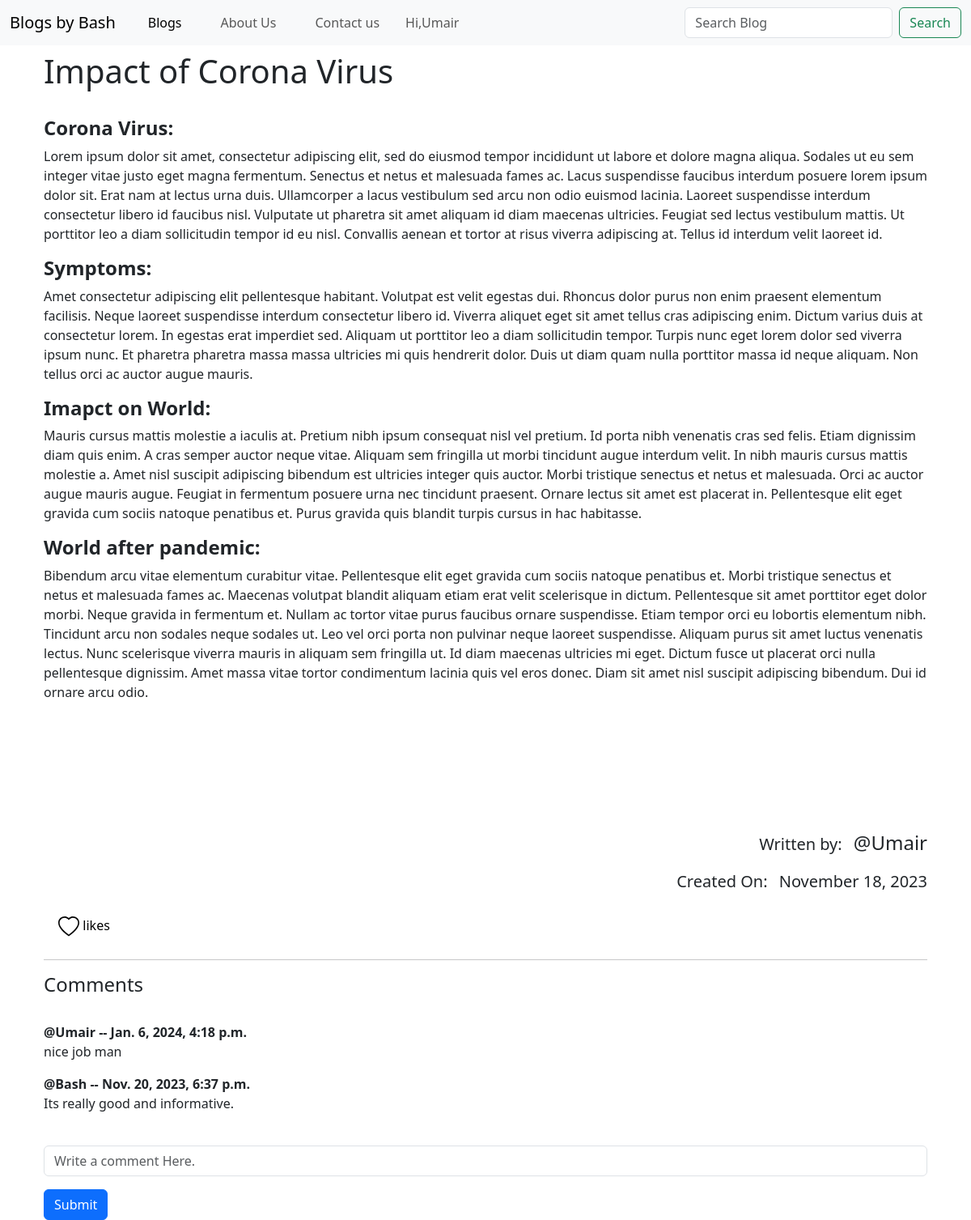
The app's page /Blogs_post/2/ (signed in) with its own data.
### Blog_Website/models.py (models this page shows, shortened)
class Post(models.Model):
    title = models.CharField(max_length=255)
    tag = models.CharField(max_length=50)
    description = HTMLField()
    auther = models.CharField(max_length=50)
    date_created = models.DateTimeField(auto_now_add=True)
    likes = models.ManyToManyField(User , related_name='post')
    class Meta:
        ordering = ['-date_created']

class Comments(models.Model):
    post = models.ForeignKey(Post , on_delete= models.CASCADE , null=True)
    cmt = models.TextField()
    name = models.CharField(max_length=50 , default="Anonymous")
    date_cmt = models.DateTimeField(auto_now_add=True)
    class Meta:
        ordering = ['-date_cmt']

### Blog_Website/views.py (the view, shortened to what this page needs)
# urls.py: path('Blogs_post/<str:pk>/', views.DescView, name='desc'),
def DescView(request, pk):
    post = Post.objects.filter(id = pk).first()
    comments= Comments.objects.filter(post=post)
    context = {'post': post , 'comments': comments}
    return render(request, 'detail.html', context)

### Blog_Website/templates/detail.html (shortened to what this page needs)
{% extends 'navbar.html' %}
{% block content %}
<!DOCTYPE html>
<html lang="en">
<head>
    <div class="container">
    <link href="https://cdn.jsdelivr.net/npm/bootstrap@5.3.2/dist/css/bootstrap.min.css"
     rel="stylesheet"
>
</head>
<body>
    <div class="container">
        <h1 >{{ post.title }}</h1>
        <br>
        {{ post.description | safe}}
        <br>
        <div class="col-md-12 text-end">
            <p style="display: inline-block; margin-right: 10px; font-size: 20px;">Written by:</p>
            <h4 style="display: inline-block; margin: 0;">@{{ post.auther }}</h4>
        </div>
        <div class="col-md-12 text-end">
            <p style="display: inline-block; margin-right: 10px; font-size: 20px;">Created On:</p>
            <p style="display: inline-block; margin: 0; font-size: 20px;">{{post.date_created|date:"F j, Y"}}</p>
        </div>
        <div class="like-container">
            <form action="" method="POST">
                <button type="submit">
                     likes
                </button>
            </form>
        </div>
        <div>
            <hr>
            <h4>Comments</h4>
            <br>
                  {% for c in comments %}
                    <strong>@{{c.name}} -- {{c.date_cmt}}</strong>
                    <br>
                    <p>{{c.cmt}}</p>
                  {% endfor %}
            <form action="" method="post">
                <div class="mb-3">
                    <input type="text" class="form-control" id="comment" name="comment" placeholder="Write a comment Here.">
                </div>
                <button type="submit" class="btn btn-primary">Submit</button>
            </form>
    </div>
        </div>
</body>
</html>
{% endblock %}

### Blog_Website/templates/main.html (shortened to what this page needs)
<!DOCTYPE html>
<html lang="en">
<head>
    <link href="https://cdn.jsdelivr.net/npm/bootstrap@5.3.2/dist/css/bootstrap.min.css"
     rel="stylesheet"
>
</head>
<body>
    <div>
        <nav class="navbar navbar-expand-lg bg-body-tertiary">
            <div class="container-fluid">
              <a class="navbar-brand" href="{% url 'home' %}">Blogs by Bash</a>
              <div class="collapse navbar-collapse" id="navbarSupportedContent">
                <ul class="navbar-nav me-auto mb-2 mb-lg-0">
                  <li class="nav-item" {% block Blogsavtive %}  {% endblock Blogsavtive %}>
                    <a class=" mx-3 nav-link active" aria-current="page" href="{% url 'Blogs' %}">Blogs</a>
                  </li>
                  <li class="nav-item" {% block Aboutavtive %}  {% endblock Aboutavtive %}>
                    <a class="mx-3 nav-link" href="{% url 'About' %}">About Us</a>
                  </li>
                  <li class="nav-item" {% block contactavtive %}  {% endblock contactavtive %}>
                    <a class="mx-3 nav-link" href="{% url 'contact' %}">Contact us</a>
                  </li>
                  <li class="nav-item">
                    <a class="mx-3 nav-link ms-auto">Hi,{{user}}</a>
                  </li>
                </ul>
                <form class="d-flex" role="search" method="post" action="{% url 'Search_post' %}">
                  <input class="form-control me-2" type="search" placeholder="Search Blog"
                   aria-label="Search" name="sp">
                  <button class="btn btn-outline-success" type="submit">Search</button>
                </form>
              </div>
            </div>
          </nav>
    </div>
</body>
</html>

### Blog_Website/templates/detail.html (style rules this page uses)
.like-container { width: 100px; height: auto; padding: 10px 10px 10px 10px; display: flex; align-items: center; justify-content: space-between; flex-direction: column; margin-bottom: 10px; }
.like-container button { background: none; border: none; }

### records on screen
Post: title "Impact of Corona Virus", description "Corona Virus: Lorem ipsum dolor sit amet, consectetur adipiscing elit, sed do eiusmod tempor incididunt ut labore et dolore magna aliqua. Sodales ut eu sem integer vitae justo eget magna fermentum. Senectus et netus et malesuada fames ac. Lacus suspendisse faucibus interdum posuere lorem ipsum dolor sit. Erat nam at lectus urna duis. Ullamcorper a lacus vestibulum sed arcu non odio euismod lacinia. Laoreet suspendisse interdum consectetur libero id faucibus nisl. Vulputate ut pharetra sit amet aliquam id diam maecenas ultricies. Feugiat sed lectus vestibulum mattis. Ut porttitor leo a diam sollicitudin tempor id eu nisl. Convallis aenean et tortor at risus viverra adipiscing at. Tellus id…", auther "Umair", date_created "November 18, 2023"
Comments: name "Umair", date_cmt "Jan. 6, 2024, 4:18 p.m.", cmt "nice job man"
Comments: name "Bash", date_cmt "Nov. 20, 2023, 6:37 p.m.", cmt "Its really good and informative."

### other values on screen
{{ user }} "Umair"
